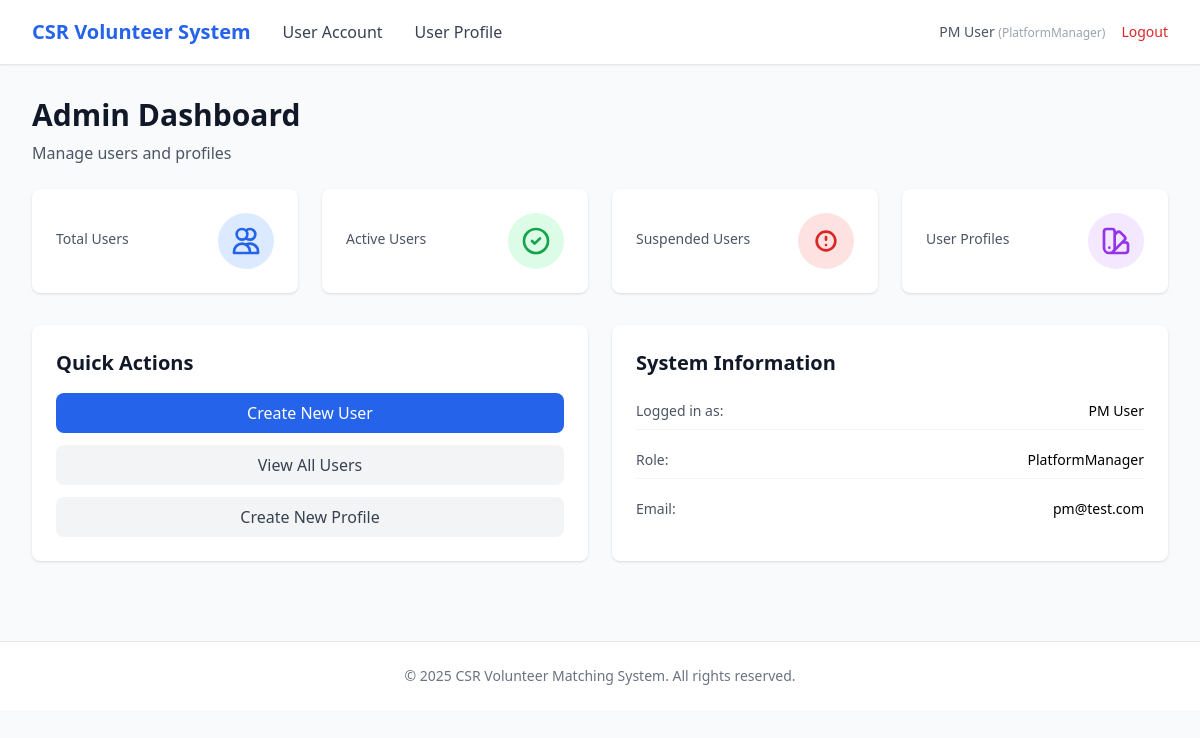
Screenshot of /admin/dashboard (signed in) with the database file from the repository.
### app/entity/user_account.py (models this page shows, shortened)
class UserAccount(UserMixin, db.Model):
    __tablename__ = "user_accounts"
    userID = db.Column(db.Integer, primary_key=True, autoincrement=True)  # explicit auto increment
    name = db.Column(db.String(100), nullable=False)
    email = db.Column(db.String(120), nullable=False, unique=True, index=True)
    _password = db.Column("password", db.String(255), nullable=False)
    age = db.Column(db.Integer)
    phoneNumber = db.Column(db.String(20))
    isActive = db.Column(db.Boolean, default=True)
    profileID = db.Column(db.Integer, db.ForeignKey("user_profiles.profileID"), nullable=False)
    profile = db.relationship("UserProfile", back_populates="users", lazy=True)
    @property
    def password(self):
        raise AttributeError("Password is write-only.")
    @password.setter
    def password(self, raw):
        self._password = generate_password_hash(raw)

### app/entity/user_profile.py (models this page shows)
class UserProfile(db.Model):
    __tablename__ = "user_profiles"
    profileID   = db.Column(db.Integer, primary_key=True, autoincrement=True)  # explicit auto increment
    profileName = db.Column(db.String(50), nullable=False, unique=True)
    description = db.Column(db.String(255))
    isActive    = db.Column(db.Boolean, default=True)
    users = db.relationship("UserAccount", back_populates="profile", lazy=True)

### app/boundary/routes.py (the view)
@boundary_bp.route("/admin/dashboard")
@login_required
def admin_dashboard():
    return render_template("admin/dashboard.html")

### app/entity/user_account.py (called while the page is built)
@login_manager.user_loader
def load_user(user_id):
    return UserAccount.query.get(int(user_id))

### app/templates/admin/dashboard.html (shortened to what this page needs)
{% extends "base.html" %}
{% block nav_links %}
<a href="{{ url_for('boundary.admin_users') }}" class="text-gray-700 hover:text-primary">User Account</a>
<a href="{{ url_for('boundary.admin_profiles') }}" class="text-gray-700 hover:text-primary">User Profile</a>
{% endblock %}
{% block content %}
<div class="mb-6">
  <h1 class="text-3xl font-bold text-gray-900">Admin Dashboard</h1>
  <p class="text-gray-600 mt-2">Manage users and profiles</p>
</div>
<div class="grid grid-cols-1 md:grid-cols-3 lg:grid-cols-4 gap-6 mb-8">
  <div class="bg-white rounded-lg shadow p-6">
    <div class="flex items-center justify-between">
      <div>
        <p class="text-sm text-gray-600">Total Users</p>
      </div>
      <div class="bg-blue-100 rounded-full p-3">
        <svg class="w-8 h-8 text-blue-600" fill="none" stroke="currentColor" viewBox="0 0 24 24">
          <path stroke-linecap="round" stroke-linejoin="round" stroke-width="2"
                d="M12 4.354a4 4 0 110 5.292M15 21H3v-1a6 6 0 0112 0v1zm0 0h6v-1a6 6 0 00-9-5.197M13 7a4 4 0 11-8 0 4 4 0 018 0z"/>
        </svg>
      </div>
    </div>
  </div>
  <div class="bg-white rounded-lg shadow p-6">
    <div class="flex items-center justify-between">
      <div>
        <p class="text-sm text-gray-600">Active Users</p>
      </div>
      <div class="bg-green-100 rounded-full p-3">
        <svg class="w-8 h-8 text-green-600" fill="none" stroke="currentColor" viewBox="0 0 24 24">
          <path stroke-linecap="round" stroke-linejoin="round" stroke-width="2"
                d="M9 12l2 2 4-4m6 2a9 9 0 11-18 0 9 9 0 0118 0z"/>
        </svg>
      </div>
    </div>
  </div>
  <div class="bg-white rounded-lg shadow p-6">
    <div class="flex items-center justify-between">
      <div>
        <p class="text-sm text-gray-600">Suspended Users</p>
      </div>
      <div class="bg-red-100 rounded-full p-3">
        <svg class="w-8 h-8 text-red-600" fill="none" stroke="currentColor" viewBox="0 0 24 24">
          <path stroke-linecap="round" stroke-linejoin="round" stroke-width="2"
                d="M12 9v2m0 4h.01M12 5a7 7 0 100 14 7 7 0 000-14z"/>
        </svg>
      </div>
    </div>
  </div>
  <div class="bg-white rounded-lg shadow p-6">
    <div class="flex items-center justify-between">
      <div>
        <p class="text-sm text-gray-600">User Profiles</p>
      </div>
      <div class="bg-purple-100 rounded-full p-3">
      </div>
    </div>
  </div>
</div>
<div class="grid grid-cols-1 md:grid-cols-2 gap-6">
  <div class="bg-white rounded-lg shadow p-6">
    <h2 class="text-xl font-bold text-gray-900 mb-4">Quick Actions</h2>
    <div class="space-y-3">
      <a href="{{ url_for('boundary.admin_create_user') }}"
         class="block w-full text-center px-4 py-2 bg-primary text-white rounded-lg hover:bg-blue-700 transition">
        Create New User
      </a>
      <a href="{{ url_for('boundary.admin_users') }}"
         class="block w-full text-center px-4 py-2 bg-gray-100 text-gray-700 rounded-lg hover:bg-gray-200 transition">
        View All Users
      </a>
      <a href="{{ url_for('boundary.admin_create_profile') }}"
         class="block w-full text-center px-4 py-2 bg-gray-100 text-gray-700 rounded-lg hover:bg-gray-200 transition">
        Create New Profile
      </a>
    </div>
  </div>
  <div class="bg-white rounded-lg shadow p-6">
    <h2 class="text-xl font-bold text-gray-900 mb-4">System Information</h2>
    <div class="space-y-3 text-sm">
      <div class="flex justify-between py-2 border-b border-gray-100">
        <span class="text-gray-600">Logged in as:</span>
        <span class="font-medium">{{ current_user.name }}</span>
      </div>
      <div class="flex justify-between py-2 border-b border-gray-100">
        <span class="text-gray-600">Role:</span>
        <span class="font-medium">{{ current_user.profile.profileName }}</span>
      </div>
      <div class="flex justify-between py-2">
        <span class="text-gray-600">Email:</span>
        <span class="font-medium">{{ current_user.email }}</span>
      </div>
    </div>
  </div>
</div>
{% endblock %}

### app/templates/base.html (shortened to what this page needs)
<!DOCTYPE html>
<html lang="en">
<head>
    <script src="https://cdn.tailwindcss.com"></script>
</head>
<body class="bg-gray-50 min-h-screen">
    {% if current_user.is_authenticated %}
    <nav class="bg-white shadow-sm border-b border-gray-200">
        <div class="max-w-7xl mx-auto px-4 sm:px-6 lg:px-8">
            <div class="flex justify-between items-center h-16">
                <div class="flex items-center gap-8">
                    <a href="{{ url_for('boundary.login') }}" class="text-xl font-bold text-primary">
                        CSR Volunteer System
                    </a>
                    {% block nav_links %}{% endblock %}
                </div>
                <div class="flex items-center gap-4">
                    <span class="text-sm text-gray-600">
                        {{ current_user.name }}
                        <span class="text-xs text-gray-400">({{ current_user.profile.profileName }})</span>
                    </span>
                    <a href="{{ url_for('boundary.logout') }}" class="text-sm text-red-600 hover:text-red-700">
                        Logout
                    </a>
                </div>
            </div>
        </div>
    </nav>
    {% endif %}
    <main class="max-w-7xl mx-auto px-4 sm:px-6 lg:px-8 py-8">
        {% block content %}{% endblock %}
    </main>
    <footer class="bg-white border-t border-gray-200 mt-12">
        <div class="max-w-7xl mx-auto px-4 sm:px-6 lg:px-8 py-6">
            <p class="text-center text-sm text-gray-500">
                &copy; 2025 CSR Volunteer Matching System. All rights reserved.
            </p>
        </div>
    </footer>
</body>
</html>

### rows the page displays
UserAccount: name "PM User", email "pm@test.com"
UserProfile: profile.profileName "PlatformManager"
